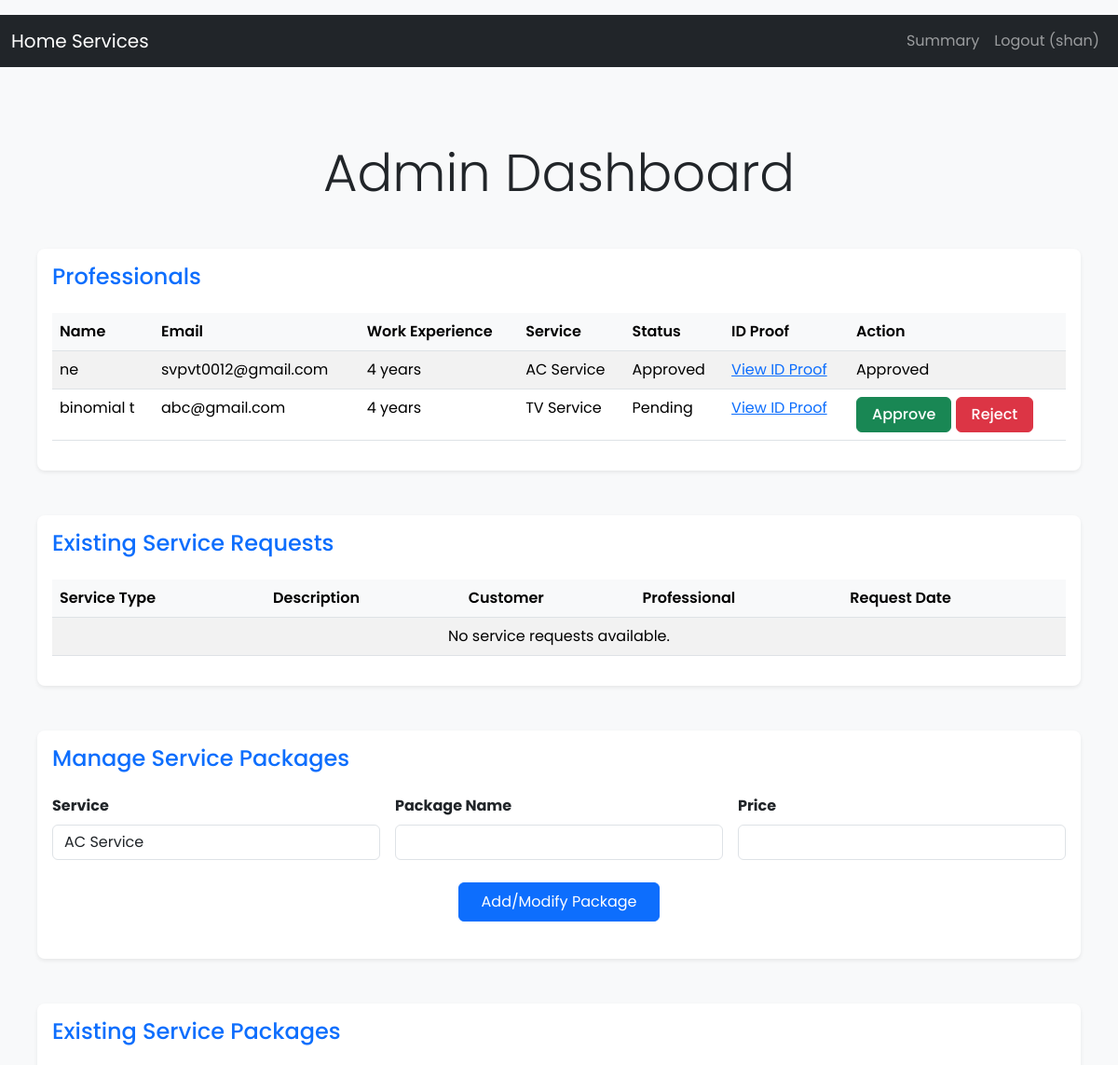
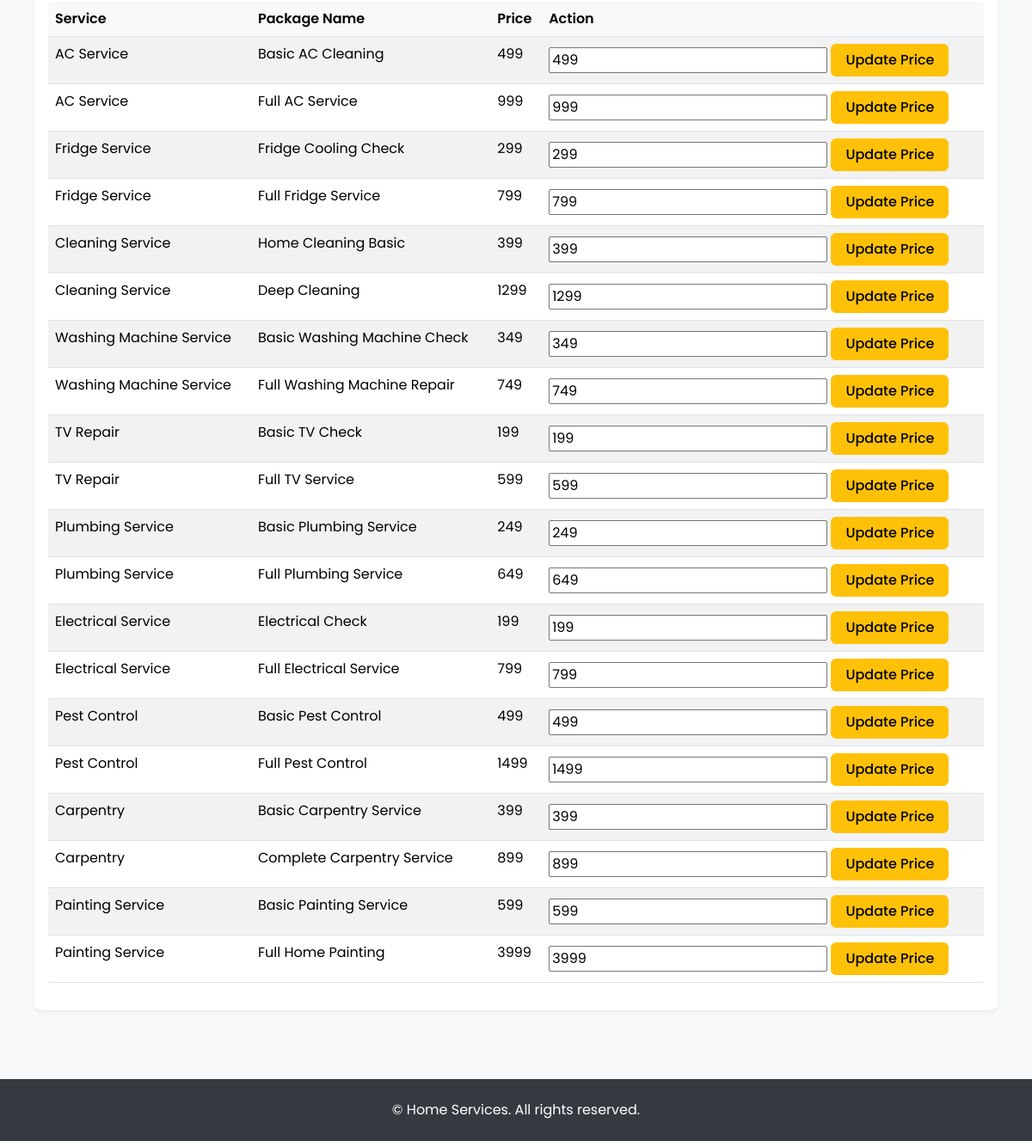
Screenshot of /admin/dashboard (signed in) with the database file from the repository (2 pictures, top to bottom).
### applications/model.py (models this page shows)
class Professional(db.Model):
    __tablename__ = 'professionals'
    id = db.Column(db.Integer, primary_key=True)
    name = db.Column(db.String(100), nullable=False)
    service = db.Column(db.String(100), nullable=False)  # Type of service provided
    work_experience = db.Column(db.String(100), nullable=False)
    email = db.Column(db.String(100), nullable=False)
    username = db.Column(db.String(50), unique=True, nullable=False)
    password = db.Column(db.String(200), nullable=False)
    id_proof = db.Column(db.String(200), nullable=True)
    is_approved = db.Column(db.Boolean, default=False)
    user_id = db.Column(db.Integer, db.ForeignKey('users.id'))
    assignments = db.relationship("Assignment", backref="professional")

### main.py (the view)
@app.route('/admin/dashboard')
def admin_dashboard():
    professionals = Professional.query.all()
    assigned_requests = []
    username = session.get('username')
    roles = session.get('roles', [])
    return render_template(
        'adboard.html',
        professionals=professionals,
        assigned_requests=assigned_requests,
        services=services,
        packages=packages,
        username=username,
        roles=roles
    )

### templates/adboard.html (shortened to what this page needs)
{% extends 'base.html' %}
{% block content %}
<div class="container-fluid px-4 py-5">
    <h1 class="display-4 text-center mb-5">Admin Dashboard</h1>
    <div class="card shadow-sm mb-5">
        <div class="card-body">
            <h3 class="card-title h4 mb-4 text-primary">Professionals</h3>
            <div class="table-responsive">
                <table class="table table-hover table-striped">
                    <thead>
                        <tr>
                            <th>Name</th>
                            <th>Email</th>
                            <th>Work Experience</th>
                            <th>Service</th>
                            <th>Status</th>
                            <th>ID Proof</th>
                            <th>Action</th>
                        </tr>
                    </thead>
                    <tbody>
                        {% for professional in professionals %}
                        <tr>
                            <td>{{ professional.name }}</td>
                            <td>{{ professional.email }}</td>
                            <td>{{ professional.work_experience }} years</td>
                            <td>{{ professional.service }}</td>
                            <td>{{ 'Approved' if professional.is_approved else 'Pending' }}</td>
                            <td>
                                {% if professional.id_proof %}
                                <a href="{{ url_for('view_id_proof', professional_id=professional.id) }}" target="_blank">View ID Proof</a>
                                {% else %}
                                Not Uploaded
                                {% endif %}
                            </td>
                            <td>
                                {% if not professional.is_approved %}
                                <form action="{{ url_for('manage_professional', professional_id=professional.id) }}" method="POST" style="display:inline;">
                                    <button type="submit" name="action" value="approve" class="btn btn-success">Approve</button>
                                    <button type="submit" name="action" value="reject" class="btn btn-danger">Reject</button>
                                </form>
                                {% else %}
                                <span>Approved</span>
                                {% endif %}
                            </td>
                        </tr>
                        {% else %}
                        <tr>
                            <td colspan="7" class="text-center">No professionals available.</td>
                        </tr>
                        {% endfor %}
                    </tbody>
                </table>
            </div>
        </div>
    </div>
    <div class="card shadow-sm mb-5">
        <div class="card-body">
            <h3 class="card-title h4 mb-4 text-primary">Existing Service Requests</h3>
            <div class="table-responsive">
                <table class="table table-hover table-striped">
                    <thead>
                        <tr>
                            <th>Service Type</th>
                            <th>Description</th>
                            <th>Customer</th>
                            <th>Professional</th>
                            <th>Request Date</th>
                        </tr>
                    </thead>
                    <tbody>
                        {% for request in service_requests %}
                        <tr>
                            <td>{{ request.service_type }}</td>
                            <td>{{ request.description }}</td>
                            <td>{{ request.customer.name }}</td>
                            <td>{{ request.professional.name if request.professional else 'Unassigned' }}</td>
                            <td>{{ request.request_date.strftime('%Y-%m-%d') }}</td>
                        </tr>
                        {% else %}
                        <tr>
                            <td colspan="5" class="text-center">No service requests available.</td>
                        </tr>
                        {% endfor %}
                    </tbody>
                </table>
            </div>
        </div>
    </div>
    <div class="card shadow-sm mb-5">
        <div class="card-body">
            <h3 class="card-title h4 mb-4 text-primary">Manage Service Packages</h3>
            <form action="{{ url_for('manage_service_packages') }}" method="POST" class="mb-4">
                <div class="row g-3">
                    <div class="col-md-4">
                        <label class="form-label fw-bold" for="service_id">Service</label>
                        <select id="service_id" name="service_id" class="form-control">
                            {% for service in services %}
                            <option value="{{ service.id }}">{{ service.name }}</option>
                            {% endfor %}
                        </select>
                    </div>
                    <div class="col-md-4">
                        <label class="form-label fw-bold" for="package_name">Package Name</label>
                        <input type="text" id="package_name" name="package_name" class="form-control" required>
                    </div>
                    <div class="col-md-4">
                        <label class="form-label fw-bold" for="package_price">Price</label>
                        <input type="number" id="package_price" name="price" class="form-control" required>
                    </div>
                </div>
                <div class="text-center mt-4">
                    <button type="submit" class="btn btn-primary px-4 py-2">Add/Modify Package</button>
                </div>
            </form>
        </div>
    </div>
    <div class="card shadow-sm">
        <div class="card-body">
            <h3 class="card-title h4 mb-4 text-primary">Existing Service Packages</h3>
            <div class="table-responsive">
                <table class="table table-hover table-striped">
                    <thead>
                        <tr>
                            <th>Service</th>
                            <th>Package Name</th>
                            <th>Price</th>
                            <th>Action</th>
                        </tr>
                    </thead>
                    <tbody>
                        {% for service_id, package_list in packages.items() %}
                        {% for package in package_list %}
                        <tr>
                            <td>{{ services[service_id-1].name }}</td>
                            <td>{{ package.name }}</td>
                            <td>{{ package.price }}</td>
                            <td>
                                <form action="{{ url_for('update_package_price') }}" method="POST" style="display:inline;">
                                    <input type="number" name="new_price" value="{{ package.price }}" required>
                                    <button type="submit" class="btn btn-warning">Update Price</button>
                                </form>
                            </td>
                        </tr>
                        {% endfor %}
                        {% endfor %}
                    </tbody>
                </table>
            </div>
        </div>
    </div>
</div>
{% endblock %}

### templates/base.html (style rules this page uses)
body { font-family: 'Poppins', sans-serif; background-color: #f8f9fa; min-height: 100vh; display: flex; flex-direction: column; }

### templates/adboard.html (style rules this page uses)
.btn-info, .btn-success, .btn-danger, .btn-warning { padding: 0.375rem 1rem; font-weight: 500; }
.table th { background-color: #f8f9fa; font-weight: 600; }
.card { border-radius: 0.5rem; border: none; }
.form-control { border-radius: 0.375rem; }
.form-label { margin-bottom: 0.5rem; }

### rows the page displays
Professional: name "ne", email "svpvt0012@gmail.com", work_experience "4", service "AC Service", is_approved "Approved"
Professional: name "binomial t", email "abc@gmail.com", work_experience "4", service "TV Service", is_approved "Pending"

### other values shown
{{ session.get('username', '') }} "shan"
{{ services[service_id-1].name }} "AC Service" "AC Service" "Fridge Service" "Fridge Service" "Cleaning Service" "Cleaning Service" "Washing Machine Service" "Washing Machine Service" "TV Repair" "TV Repair" "Plumbing Service" "Plumbing Service" "Electrical Service" "Electrical Service" "Pest Control" "Pest Control" "Carpentry" "Carpentry" "Painting Service" "Painting Service"
{{ package.name }} "Basic AC Cleaning" "Full AC Service" "Fridge Cooling Check" "Full Fridge Service" "Home Cleaning Basic" "Deep Cleaning" "Basic Washing Machine Check" "Full Washing Machine Repair" "Basic TV Check" "Full TV Service" "Basic Plumbing Service" "Full Plumbing Service" "Electrical Check" "Full Electrical Service" "Basic Pest Control" "Full Pest Control" "Basic Carpentry Service" "Complete Carpentry Service" "Basic Painting Service" "Full Home Painting"
{{ package.price }} "499" "999" "299" "799" "399" "1299" "349" "749" "199" "599" "249" "649" "199" "799" "499" "1499" "399" "899" "599" "3999"
form field service_id "AC Service"
